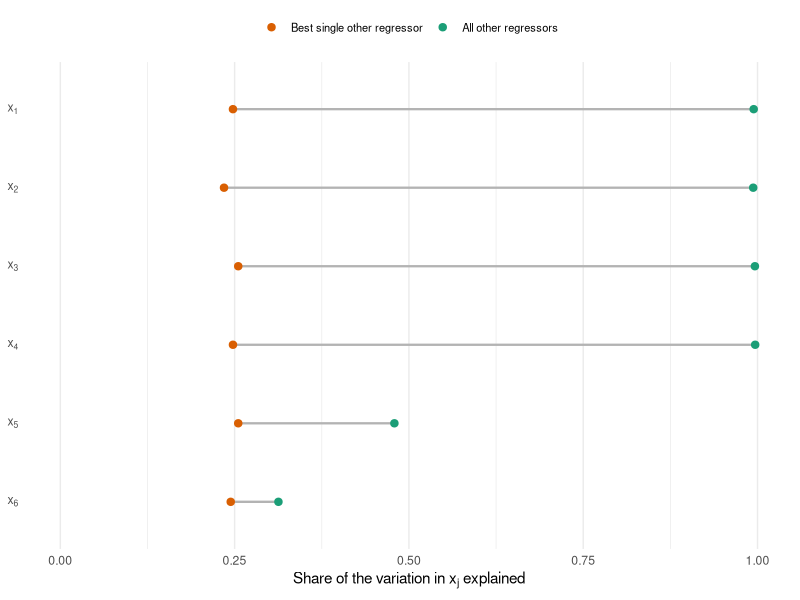
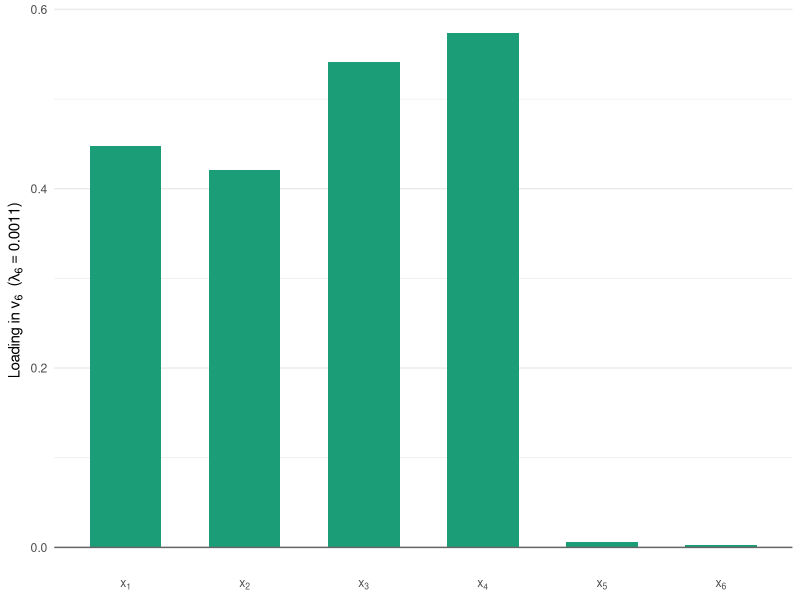
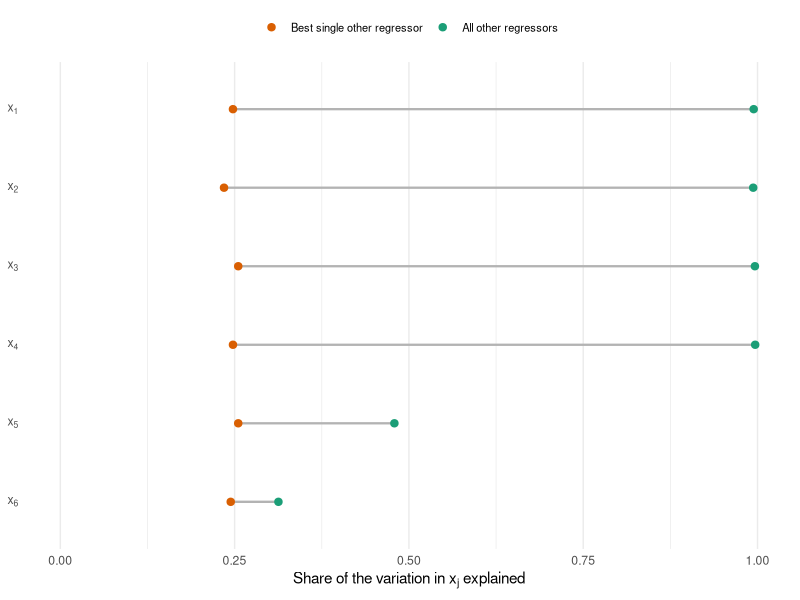
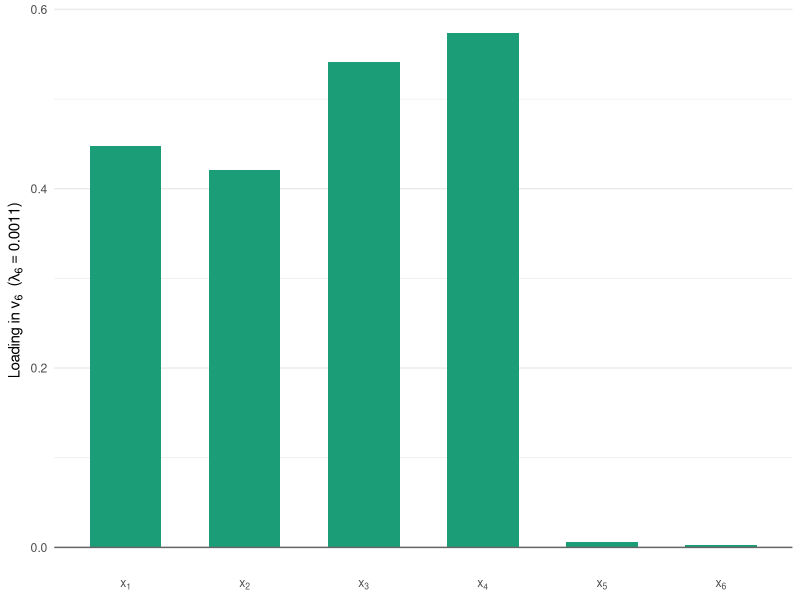

These figures' R source, in order:
# Webster, Gunst and Mason data (MPV Table 9.4)
# Source: Webster, J. T., Gunst, R. F. and Mason, R. L. (1974), Latent root regression analysis,
#         Technometrics 16(4), 513-522.
# n = 12, six regressors. x1 + x2 + x3 + x4 is close to 10 in every row: a dependency
# among four regressors that the pairwise correlations do not reveal.

library(ggplot2)

pt_col   <- "#1b9e77"
line_col <- "#d95f02"
fig_w    <- 3.4
fig_h    <- 2.5

theme_lecture <- function(){
    theme_minimal(base_size = 11) +
    theme(
        panel.background = element_rect(fill = "transparent", colour = NA),
        plot.background  = element_rect(fill = "transparent", colour = NA)
    )
}

web  <- read.csv("webster.csv")
xvar <- paste0("x", 1:6)
X    <- as.matrix(web[, xvar])
p    <- ncol(X)

# ---- Correlation matrix: nothing alarming ---------------------------------------
R <- cor(X)
round(R, 3)
max(abs(R[upper.tri(R)]))                       # 0.505: the largest pairwise |r|

# ---- VIF: severe for x1-x4 ---------------------------------------------------------
fit <- lm(y ~ x1 + x2 + x3 + x4 + x5 + x6, data = web)
summary(fit)                                    # R2 = 0.946; x1-x4 all insignificant, x5 and x6 significant
hatvalues(fit)[1]                               # 1: observation 1 (the only row with sum 11) is fitted exactly
vif <- diag(solve(R))
round(vif, 2)                                   # 182.05 161.36 266.26 297.71 1.92 1.46
round(car::vif(fit), 2)                         # same
round(1 - 1 / vif, 4)                           # R_j^2: 0.9945 0.9938 0.9962 0.9966 0.4792 0.3128

# ---- Eigensystem: one near-zero eigenvalue ------------------------------------------
eig    <- eigen(R, symmetric = TRUE)
lambda <- eig$values
round(lambda, 4)                                # 2.4288 1.5462 0.9221 0.7940 0.3079 0.0011
max(lambda) / min(lambda)                       # kappa = 2196: severe
round(max(lambda) / lambda, 1)                  # condition indices

v6 <- setNames(eig$vectors[, p], xvar)
round(v6, 3)                                    # 0.448 0.421 0.542 0.573 0.006 0.002: only x1-x4 load
rowSums(X[, 1:4])                               # 11, then 10 in every other row

# The eigenvector loadings are for the unit-length-scaled regressors.
# Divide by the column lengths to express the dependency in original units:
W_len <- sqrt(colSums(sweep(X, 2, colMeans(X))^2))
round(v6 / W_len / (v6[1] / W_len[1]), 3)       # 1.00 1.06 1.05 1.05 0.04 0.03: x1 + x2 + x3 + x4 ~ constant

# ---- Variance-decomposition proportions -----------------------------------------
vdp <- function(W) {
    s   <- svd(W)
    phi <- sweep(s$v^2, 2, s$d^2, "/")
    pi  <- t(phi / rowSums(phi))
    colnames(pi) <- colnames(W)
    data.frame(eigenvalue = s$d^2, eta = max(s$d) / s$d, round(pi, 3), check.names = FALSE)
}
W <- sweep(sweep(X, 2, colMeans(X)), 2, W_len, "/")
vdp(W)                                          # last row: eta = 46.9, proportions 0.995-0.998 for x1-x4

# ---- Figure: what one other regressor explains vs. what all the others explain ----
# For each x_j: largest squared pairwise correlation, max_k r_jk^2, against R_j^2 = 1 - 1/VIF_j.
# Both are proportions of the variation in x_j, so they share one 0-1 axis.
diag(R) <- 0
cmp <- data.frame(var = factor(xvar, levels = rev(xvar)),
                  r2_pair = apply(R^2, 2, max), r2_all = 1 - 1 / vif)
round(cmp[, -1], 3)                             # pairwise r^2 <= 0.255; R_j^2 >= 0.994 for x1-x4

cmp_long <- rbind(
    data.frame(var = cmp$var, what = "Best single other regressor", val = cmp$r2_pair),
    data.frame(var = cmp$var, what = "All other regressors", val = cmp$r2_all)
)
cmp_long$what <- factor(cmp_long$what, levels = c("Best single other regressor", "All other regressors"))

p_cmp <- ggplot(cmp, aes(y = var)) +
    geom_segment(aes(x = r2_pair, xend = r2_all, yend = var), colour = "grey70", linewidth = 0.8) +
    geom_point(data = cmp_long, aes(x = val, colour = what), size = 2.2) +
    scale_colour_manual(values = c(line_col, pt_col), name = NULL) +
    scale_y_discrete(labels = parse(text = paste0("x[", 6:1, "]"))) +
    scale_x_continuous(limits = c(0, 1), breaks = seq(0, 1, 0.25)) +
    labs(x = expression("Share of the variation in " * x[j] * " explained"), y = NULL) +
    theme_lecture() +
    theme(legend.position = "top", legend.text = element_text(size = 8),
          panel.grid.major.y = element_blank())

p_cmp
ggsave("webster_pairwise_vs_rj2.pdf", p_cmp, bg = "transparent", device = cairo_pdf,
       width = 1.2 * fig_w, height = 1.1 * fig_h)

# ---- Figure: eigenvector of the smallest eigenvalue ----------------------------
# The sign of an eigenvector is arbitrary; flip it so the loadings are positive.
v6_plot <- v6 * sign(sum(v6))
ev <- data.frame(var = factor(xvar, levels = xvar), load = v6_plot, lab = paste0("x[", 1:6, "]"))

p_ev <- ggplot(ev, aes(x = var, y = load)) +
    geom_col(width = 0.6, fill = pt_col) +
    geom_hline(yintercept = 0, colour = "grey40") +
    scale_x_discrete(labels = parse(text = ev$lab)) +
    labs(x = NULL, y = expression("Loading in " * v[6] * "  (" * lambda[6] == 0.0011 * ")")) +
    theme_lecture() +
    theme(panel.grid.major.x = element_blank())

p_ev
ggsave("webster_eigvec.pdf", p_ev, bg = "transparent", device = cairo_pdf,
       width = fig_w, height = fig_h)
